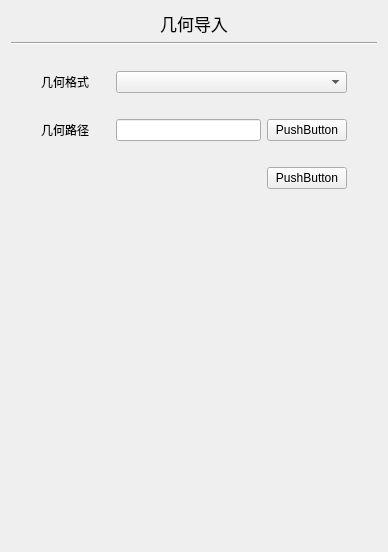
<?xml version="1.0" encoding="UTF-8"?>
<ui version="4.0">
 <class>FormGeometryClass</class>
 <widget class="QWidget" name="FormGeometryClass">
  <property name="geometry">
   <rect>
    <x>0</x>
    <y>0</y>
    <width>388</width>
    <height>552</height>
   </rect>
  </property>
  <property name="windowTitle">
   <string>FormGeometry</string>
  </property>
  <layout class="QGridLayout" name="gridLayout">
   <item row="0" column="0">
    <layout class="QVBoxLayout" name="verticalLayout_3">
     <item>
      <widget class="QLabel" name="label">
       <property name="font">
        <font>
         <pointsize>13</pointsize>
        </font>
       </property>
       <property name="text">
        <string>几何导入</string>
       </property>
       <property name="alignment">
        <set>Qt::AlignCenter</set>
       </property>
      </widget>
     </item>
     <item>
      <widget class="Line" name="line">
       <property name="orientation">
        <enum>Qt::Horizontal</enum>
       </property>
      </widget>
     </item>
     <item>
      <spacer name="verticalSpacer_5">
       <property name="orientation">
        <enum>Qt::Vertical</enum>
       </property>
       <property name="sizeType">
        <enum>QSizePolicy::Fixed</enum>
       </property>
       <property name="sizeHint" stdset="0">
        <size>
         <width>15</width>
         <height>20</height>
        </size>
       </property>
      </spacer>
     </item>
     <item>
      <layout class="QHBoxLayout" name="horizontalLayout_4">
       <item>
        <spacer name="horizontalSpacer_3">
         <property name="orientation">
          <enum>Qt::Horizontal</enum>
         </property>
         <property name="sizeType">
          <enum>QSizePolicy::Fixed</enum>
         </property>
         <property name="sizeHint" stdset="0">
          <size>
           <width>30</width>
           <height>20</height>
          </size>
         </property>
        </spacer>
       </item>
       <item>
        <layout class="QHBoxLayout" name="horizontalLayout_2">
         <item>
          <layout class="QVBoxLayout" name="verticalLayout">
           <item>
            <widget class="QLabel" name="label_2">
             <property name="text">
              <string>几何格式</string>
             </property>
            </widget>
           </item>
           <item>
            <spacer name="verticalSpacer_2">
             <property name="orientation">
              <enum>Qt::Vertical</enum>
             </property>
             <property name="sizeType">
              <enum>QSizePolicy::Fixed</enum>
             </property>
             <property name="sizeHint" stdset="0">
              <size>
               <width>18</width>
               <height>20</height>
              </size>
             </property>
            </spacer>
           </item>
           <item>
            <widget class="QLabel" name="label_3">
             <property name="text">
              <string>几何路径</string>
             </property>
            </widget>
           </item>
          </layout>
         </item>
         <item>
          <spacer name="horizontalSpacer_5">
           <property name="orientation">
            <enum>Qt::Horizontal</enum>
           </property>
           <property name="sizeType">
            <enum>QSizePolicy::Fixed</enum>
           </property>
           <property name="sizeHint" stdset="0">
            <size>
             <width>20</width>
             <height>20</height>
            </size>
           </property>
          </spacer>
         </item>
         <item>
          <layout class="QVBoxLayout" name="verticalLayout_2">
           <item>
            <widget class="QComboBox" name="comboBox"/>
           </item>
           <item>
            <spacer name="verticalSpacer">
             <property name="orientation">
              <enum>Qt::Vertical</enum>
             </property>
             <property name="sizeType">
              <enum>QSizePolicy::Fixed</enum>
             </property>
             <property name="sizeHint" stdset="0">
              <size>
               <width>18</width>
               <height>20</height>
              </size>
             </property>
            </spacer>
           </item>
           <item>
            <layout class="QHBoxLayout" name="horizontalLayout">
             <item>
              <widget class="QLineEdit" name="lineEdit"/>
             </item>
             <item>
              <widget class="QPushButton" name="pushButton">
               <property name="text">
                <string>PushButton</string>
               </property>
              </widget>
             </item>
            </layout>
           </item>
          </layout>
         </item>
        </layout>
       </item>
       <item>
        <spacer name="horizontalSpacer_2">
         <property name="orientation">
          <enum>Qt::Horizontal</enum>
         </property>
         <property name="sizeType">
          <enum>QSizePolicy::Fixed</enum>
         </property>
         <property name="sizeHint" stdset="0">
          <size>
           <width>30</width>
           <height>20</height>
          </size>
         </property>
        </spacer>
       </item>
      </layout>
     </item>
     <item>
      <spacer name="verticalSpacer_4">
       <property name="orientation">
        <enum>Qt::Vertical</enum>
       </property>
       <property name="sizeType">
        <enum>QSizePolicy::Fixed</enum>
       </property>
       <property name="sizeHint" stdset="0">
        <size>
         <width>15</width>
         <height>20</height>
        </size>
       </property>
      </spacer>
     </item>
     <item>
      <layout class="QHBoxLayout" name="horizontalLayout_3">
       <item>
        <spacer name="horizontalSpacer">
         <property name="orientation">
          <enum>Qt::Horizontal</enum>
         </property>
         <property name="sizeHint" stdset="0">
          <size>
           <width>40</width>
           <height>20</height>
          </size>
         </property>
        </spacer>
       </item>
       <item>
        <widget class="QPushButton" name="pushButton_2">
         <property name="text">
          <string>PushButton</string>
         </property>
        </widget>
       </item>
       <item>
        <spacer name="horizontalSpacer_4">
         <property name="orientation">
          <enum>Qt::Horizontal</enum>
         </property>
         <property name="sizeType">
          <enum>QSizePolicy::Fixed</enum>
         </property>
         <property name="sizeHint" stdset="0">
          <size>
           <width>30</width>
           <height>20</height>
          </size>
         </property>
        </spacer>
       </item>
      </layout>
     </item>
     <item>
      <spacer name="verticalSpacer_3">
       <property name="orientation">
        <enum>Qt::Vertical</enum>
       </property>
       <property name="sizeHint" stdset="0">
        <size>
         <width>20</width>
         <height>40</height>
        </size>
       </property>
      </spacer>
     </item>
    </layout>
   </item>
  </layout>
 </widget>
 <layoutdefault spacing="6" margin="11"/>
 <resources/>
 <connections/>
</ui>
